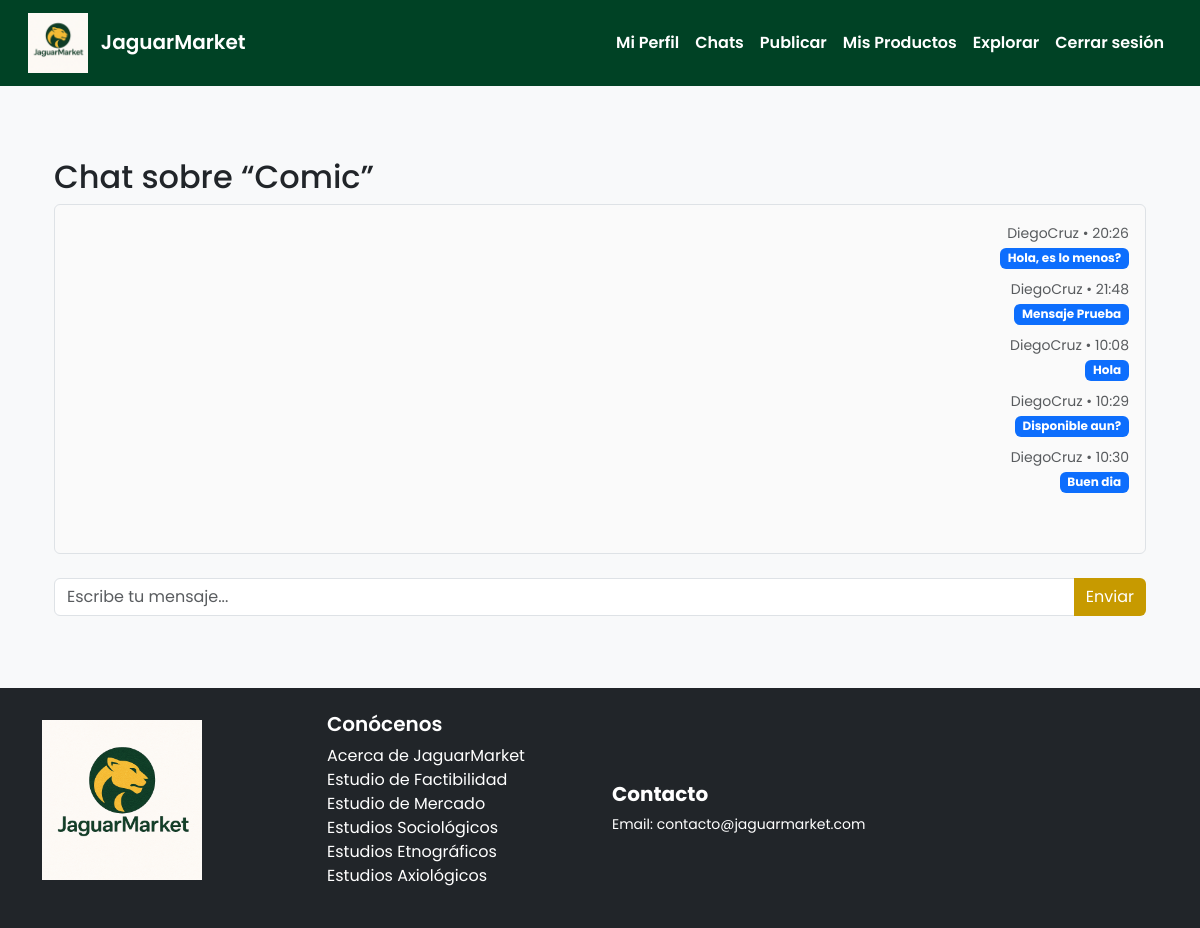
Screenshot of /producto/1/mensajes/ (signed in) with the database file from the repository.
### productos/models.py (models this page shows, shortened)
class Producto(models.Model):
    nombre = models.CharField(max_length=100)
    descripcion = models.TextField()
    precio = models.DecimalField(max_digits=10, decimal_places=2)
    imagen = models.ImageField(upload_to='productos/', blank=True, null=True)
    publicado_por = models.ForeignKey('auth.User', on_delete=models.CASCADE)
    categoria = models.ForeignKey(Categoria, on_delete=models.SET_NULL, null=True, blank=True)

class Mensaje(models.Model):
    producto     = models.ForeignKey('Producto', on_delete=models.CASCADE, related_name='mensajes')
    emisor       = models.ForeignKey(User, on_delete=models.CASCADE, related_name='mensajes_enviados')
    receptor     = models.ForeignKey(User, on_delete=models.CASCADE, related_name='mensajes_recibidos')
    contenido    = models.TextField()
    timestamp    = models.DateTimeField(auto_now_add=True)
    leido        = models.BooleanField(default=False)    # <-- nuevo campo
    class Meta:
        ordering = ['timestamp']

### productos/views.py (the view, shortened to what this page needs)
# urls.py: path('producto/<int:producto_id>/mensajes/',           views.mensajes_producto,     name='mensajes_producto'),
@login_required
def mensajes_producto(request, producto_id):
    producto = get_object_or_404(Producto, pk=producto_id)
    otro     = producto.publicado_por if request.user != producto.publicado_por else get_object_or_404(User, pk=request.POST.get('destinatario', producto.publicado_por.id))
    qs = Mensaje.objects.filter(producto=producto).filter(
        Q(emisor=request.user, receptor=otro) | Q(emisor=otro, receptor=request.user)
    )
    qs.filter(receptor=request.user, leido=False).update(leido=True)
    return render(request, 'productos/mensajes_producto.html', {
        'producto': producto,
        'mensajes': qs,
        'otro': otro
    })

### productos/templatetags/chat_tags.py (called while the page is built)
@register.filter
def unread_count(user):
    return Mensaje.objects.filter(receptor=user, leido=False).count()

### productos/templates/productos/mensajes_producto.html (shortened to what this page needs)
{% extends 'productos/base.html' %}
{% block content %}
<div class="container py-4">
  <h2>Chat sobre “{{ producto.nombre }}”</h2>
  <div class="border rounded p-3 mb-4" style="height: 350px; overflow-y: scroll; background: #fafafa;">
    {% for msg in mensajes %}
      <div class="mb-2 {% if msg.emisor == user %}text-end{% endif %}">
        <small class="text-muted">
          {{ msg.emisor.username }} • {{ msg.timestamp|time:"H:i" }}
        </small><br>
        <span class="badge {% if msg.emisor == user %}bg-primary{% else %}bg-secondary{% endif %}">
          {{ msg.contenido }}
        </span>
      </div>
    {% empty %}
      <p class="text-muted">No hay mensajes sobre este producto aún.</p>
    {% endfor %}
  </div>
  <form method="post">
    <div class="input-group">
      <input type="text" name="mensaje" class="form-control" placeholder="Escribe tu mensaje..." autocomplete="off">
      <button class="btn btn-primary">Enviar</button>
    </div>
  </form>
</div>
{% endblock %}

### productos/templates/productos/base.html (shortened to what this page needs)
{% load chat_tags %}
{% load static %}
<!DOCTYPE html>
<html lang="es">
<head>
    <link href="https://cdn.jsdelivr.net/npm/bootstrap@5.3.3/dist/css/bootstrap.min.css" rel="stylesheet">
</head>
<body class="d-flex flex-column min-vh-100">
<nav class="navbar navbar-expand-lg px-3">
    <div class="container-fluid">
        <a class="navbar-brand" href="{% url 'home' %}">
            <img src="{% static 'productos/img/logo_jaguar.png' %}" alt="JaguarMarket Logo" width="60" class="me-2">
            JaguarMarket
        </a>
        <div class="collapse navbar-collapse">
            <ul class="navbar-nav ms-auto">
                {% if user.is_authenticated %}
                    <li class="nav-item">
                        <a class="nav-link" href="{% url 'perfil_usuario' %}">Mi Perfil</a>
                    </li>
                    <li class="nav-item">
                        <a class="nav-link position-relative" href="{% url 'mis_chats' %}">
                            Chats
                        </a>
                    </li>
                    <li class="nav-item">
                        <a class="nav-link text-success" href="{% url 'publicar_producto' %}">Publicar</a>
                    </li>
                    <li class="nav-item">
                        <a class="nav-link" href="{% url 'mis_productos' %}">Mis Productos</a>
                    </li>
                    <li class="nav-item">
                        <a class="nav-link" href="{% url 'explorar_productos' %}">Explorar</a>
                    </li>
                    <li class="nav-item">
                        <a class="nav-link" href="{% url 'logout' %}">Cerrar sesión</a>
                    </li>
                {% endif %}
            </ul>
        </div>
    </div>
</nav>
<div class="container my-5 flex-grow-1">
    {% block content %}
    {% endblock %}
</div>
{% include 'productos/footer.html' %}
</body>
</html>

### productos/templates/productos/footer.html
{% load static %}
<footer class="bg-dark text-white py-4 mt-auto">
  <div class="container">
    <div class="row align-items-center">
      <div class="col-md-3 text-center text-md-start mb-3 mb-md-0">
        <img src="{% static 'productos/img/logo_jaguar.png' %}" alt="JaguarMarket Logo" width="160">
      </div>
      <div class="col-md-3">
        <h5>Conócenos</h5>
        <ul class="list-unstyled">
          <li><a href="{% url 'acerca' %}" class="text-white text-decoration-none">Acerca de JaguarMarket</a></li>
          <li><a href="{% url 'estudio_factibilidad' %}" class="text-white text-decoration-none">Estudio de Factibilidad</a></li>
          <li><a href="{% url 'estudio_mercado' %}" class="text-white text-decoration-none">Estudio de Mercado</a></li>
          <li><a href="{% url 'estudios_sociologicos' %}" class="text-white text-decoration-none">Estudios Sociológicos</a></li>
          <li><a href="{% url 'estudios_etnograficos' %}" class="text-white text-decoration-none">Estudios Etnográficos</a></li>
          <li><a href="{% url 'estudios_axiologicos' %}" class="text-white text-decoration-none">Estudios Axiológicos</a></li>
        </ul>
      </div>
      <div class="col-md-3">
        <h5 class="fw-bold">Contacto</h5>
        <p class="small mb-0">Email: contacto@jaguarmarket.com</p>
      </div>
    </div>
  </div>
</footer>

### productos/templates/productos/base.html (style rules this page uses)
html, body { height: 100%; }
body { font-family: 'Poppins', sans-serif; background-color: #f8f9fa; display: flex; flex-direction: column; min-height: 100vh; }
.navbar { background-color: #004225; }
.navbar-brand, .nav-link, .navbar-text { color: #fff !important; font-weight: 600; }
.btn-primary { background-color: #c79a00; border: none; }
footer { background-color: #1f2327; color: #ffffff; padding: 2rem 0; margin-top: auto; }
footer h5 { font-weight: 600; }
footer img { margin-bottom: 1rem; }

### rows the page displays
Producto: nombre "Comic"
Mensaje: emisor.username "DiegoCruz", timestamp "20:26", contenido "Hola, es lo menos?"
Mensaje: emisor.username "DiegoCruz", timestamp "21:48", contenido "Mensaje Prueba"
Mensaje: emisor.username "DiegoCruz", timestamp "10:08", contenido "Hola"
Mensaje: emisor.username "DiegoCruz", timestamp "10:29", contenido "Disponible aun?"
Mensaje: emisor.username "DiegoCruz", timestamp "10:30", contenido "Buen dia"
